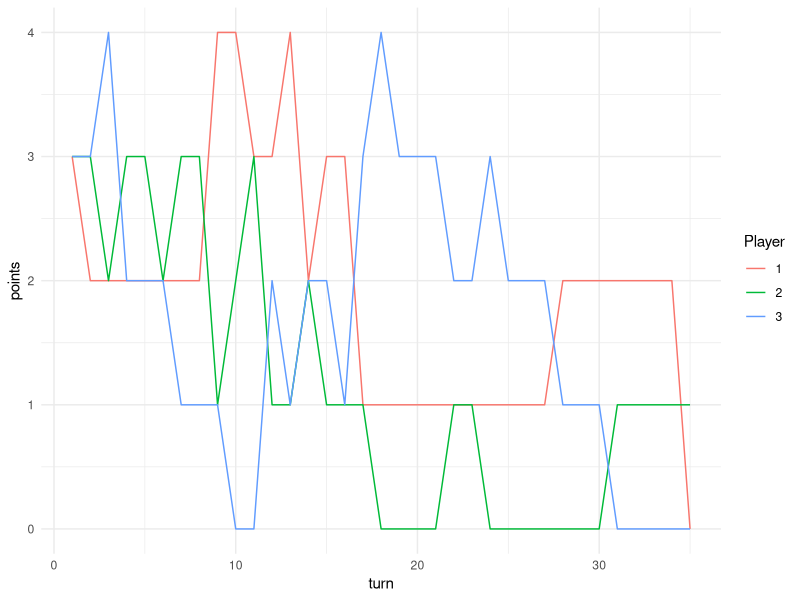
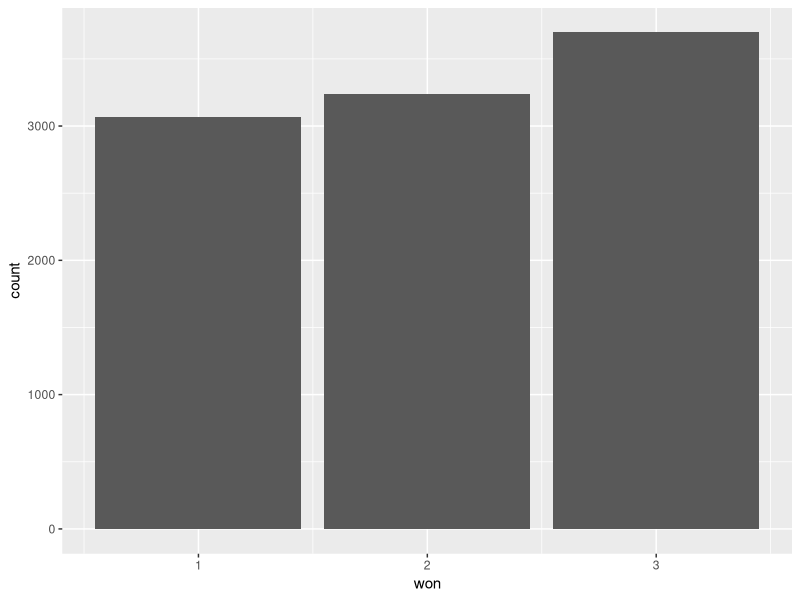

Write the R code that produced these figures, in order. (Note: a time limit stopped this script after it produced the figures.)
## ---- chunk 1
knitr::opts_chunk$set(echo = TRUE, cache = FALSE)
## ---- chunk 2
library(magrittr)
## ---- chunk 3
library(tidyverse) 
## ---- chunk 4
lcr_dice <- function(n) {
  faces <- c("left", "right", "center", "none", "none", "none")
  sample(faces, size = n, replace = TRUE)
}
## ---- chunk 5
turn_action <- function(game, rolls, turn, player) {
  new_game <- game
  n_people <- NCOL(game)
  n_right <- sum(rolls == "right")
  n_left <- sum(rolls == "left")
  n_moved <- sum(rolls != "none")
  
  new_game[turn, ] <- new_game[turn - 1, ]
  
  if(player == n_people) {
    new_game[turn, 1] <- new_game[turn - 1, 1] + n_right 
  } else {
    new_game[turn, player + 1] <- new_game[turn - 1, player + 1] + n_right
  }
  
  if(player == 1) {
    new_game[turn, n_people] <- new_game[turn - 1, n_people] + n_left 
  } else {
    new_game[turn, player - 1] <- new_game[turn - 1, player - 1] + n_left
  }
  
  new_game[turn, player] <- new_game[turn - 1, player] - n_moved
  
  new_game
}
## ---- chunk 6
lcr <- function(n_iter = 1000, n_people = 3, n_dice = 3, start_points = 3) {
  
  who_turn <- lag(rep(1:n_people, length.out = n_iter))
  
  game <- matrix(ncol = n_people, nrow = n_iter)
  game[1, ] <- start_points
  
  for(i in 2:n_iter) {
    rolls <- lcr_dice(min(game[i - 1, who_turn[i]], n_dice))
    game <- turn_action(game, rolls, i, player = who_turn[i])
    if(sum(game[i, ] != 0) == 1) {
      return(game[1:i, ])
    }
  }
  return(game)
}
## ---- chunk 7
lcr_plot <- function(data) {
  tibble(points = data %>% t() %>% as.numeric(),
         player = rep(1:NCOL(data), length.out = length(data)),
         turn = rep(1:NROW(data), each = NCOL(data))) %>%
    ggplot(aes(turn, points, group = player)) +
    geom_line(aes(color = factor(player))) +
    theme_minimal() +
    labs(color = "Player")
}
## ---- chunk 8
lcr_summary <- function(data) {
  n_turns <- NROW(data) - 1
  terminate <- sum(tail(data, 1) != 0) == 1
  won <- ifelse(terminate,
                tail(data, 1) %>% as.logical() %>% which(),
                NA)
  won_lead <- mean(data[-1, won] >= apply(data[-1, ], 1, max))
  won_zero <- mean(0 == data[-1, won])
  
  tibble(n_turns = n_turns,
         terminate = terminate,
         won = won,
         won_lead = won_lead,
         won_zero = won_zero)
}
## ---- chunk 9
first_game <- lcr()

first_game
## ---- chunk 10
first_game %>% lcr_plot()
## ---- chunk 11
first_game %>% lcr_summary()
## ---- chunk 12
simulation <- map_df(1:10000, ~ lcr() %>% lcr_summary())
## ---- chunk 13
head(simulation)
## ---- chunk 14
simulation %>%
  ggplot(aes(won)) +
  geom_bar()
## ---- chunk 15
simulation %>% pull(won) %>% table() %>% chisq.test()
## ---- chunk 16
simulation2 <- map2_df(1:90000, rep(3:11, 10000),
                       ~ lcr(n_people = .y) %>% 
                         lcr_summary() %>%
                         mutate(n_people = .y))
## ---- chunk 17
simulation2 %>%
  ggplot(aes(won)) +
  geom_bar() +
  facet_wrap(~ n_people)
## ---- chunk 18
simulation %>%
  ggplot(aes(won, n_turns)) +
  geom_boxplot(aes(group = won)) +
  geom_jitter(alpha = 0.5)
## ---- chunk 19
simulation %>%
  ggplot(aes(won_lead, n_turns)) +
  geom_point() +
  facet_grid(~won) +
  geom_smooth(method = "lm")
